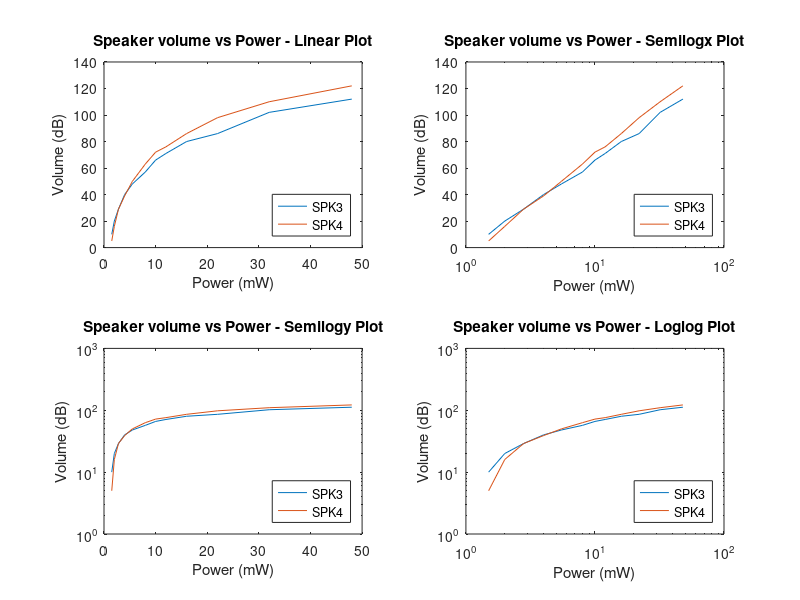

Recreate this plot in MATLAB. (Note: this script raises an error after producing the figure.)
%%%%%%%%%%%%%%%%%%%%%%%%%%%%%%%%%%%%%%%%%%%%%%%%%%%%%%%%%%%%%%%%%%%%%
% ENGR 133 
% Program Description: 
%
% Assignment Information
%   Assignment:     Ma5 Task5
%   Team ID:        LC1-04
%  	Contributor:    Roshan Sundar
%%%%%%%%%%%%%%%%%%%%%%%%%%%%%%%%%%%%%%%%%%%%%%%%%%%%%%%%%%%%%%%%%%%%%

%% ____________________
%% INITIALIZATION
data = csvread('Data_speaker_volume_power.csv', 2,0);

%% ____________________
%% CALCULATIONS
power = data(:,1);
SPK3_volume = data(:,2);
SPK4_volume = data(:,3);

%% ____________________
%% OUTPUTS
%Linear
subplot(2,2,1)
plot(power, SPK3_volume)
hold on
plot(power, SPK4_volume)
title('Speaker volume vs Power - Linear Plot')
xlabel('Power (mW)')
ylabel('Volume (dB)')
legend('SPK3', 'SPK4','Location','southeast')
hold off

%Semilogx
subplot(2,2,2)
semilogx(power, SPK3_volume)
hold on
semilogx(power, SPK4_volume)
title('Speaker volume vs Power - Semilogx Plot')
xlabel('Power (mW)')
ylabel('Volume (dB)')
legend('SPK3', 'SPK4','Location','southeast')
hold off

%Semilogy
subplot(2,2,3)
semilogy(power, SPK3_volume)
hold on
semilogy(power, SPK4_volume)
title('Speaker volume vs Power - Semilogy Plot')
xlabel('Power (mW)')
ylabel('Volume (dB)')
legend('SPK3', 'SPK4','Location','southeast')
hold off

%Loglog
subplot(2,2,4)
loglog(power, SPK3_volume)
hold on
loglog(power, SPK4_volume)
title('Speaker volume vs Power - Loglog Plot')
xlabel('Power (mW)')
ylabel('Volume (dB)')
legend('SPK3', 'SPK4','Location','southeast')
hold off

%Overall
sgtitle('Speaker volume vs Power for SPK3 & SPK4, Displayed in Various Scales')

%% ____________________
%% Analysis
% The best fit function is a logarithm. The charts show a logarithmic
% curved relationship in the various plots, including the linear and log
% scaled plots.

%% ____________________
%% ACADEMIC INTEGRITY STATEMENT
% I have not used source code obtained from any other unauthorized
% source, either modified or unmodified.  Neither have I provided
% access to my code to another. The project I am submitting
% is my own original work.